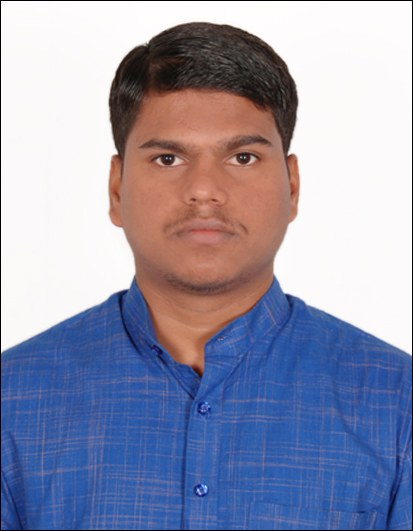
%> input picture ml assignment/assignment3/22126007.jpg, 413 x 531 px
$ octave quest10.m   (GNU Octave 9; MATLAB toolbox functions it lacks are replaced by stand-ins)
%> lines starting %> are read from the running program, lines starting %| are printed output that depends on the picture
img=imread("22126007.jpg");
%> img is the input picture: size 531x413x3 uint8; mean R, G, B 148.9, 150.8, 174.3
original_size=size(img);
%> original_size = [531 413 3]
figure;
imshow(img);
title('fig1');

scaleFactor=0.5;
B=imresize(img,scaleFactor);
figure;
imshow(B);
title('fig2');

G=rgb2gray(img);
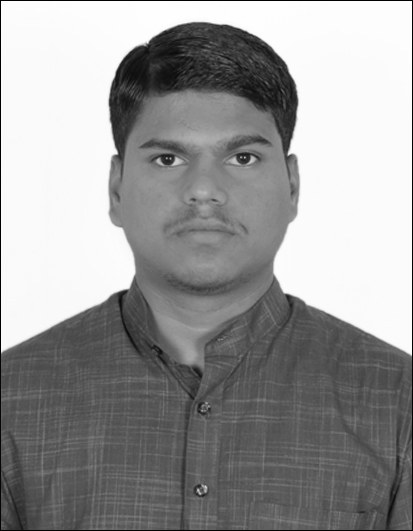
%> G: size 531x413 uint8; min 0, max 255, mean 153
figure;
imshow(G);
title('fig3');

[rows,cols]=size(G);
%> rows = 531; cols = 413
A=reshape(G,1,rows*cols);
figure;
imshow(A);
title('fig4');

RGB = ind2rgb(G,jet(256));
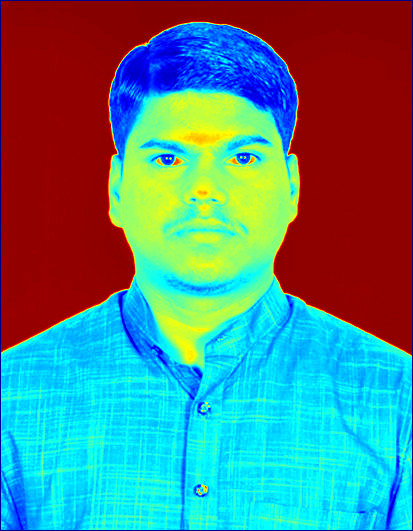
%> RGB: size 531x413x3 double; mean R, G, B 0.316, 0.515, 0.516
figure;
imshow(RGB);
title('fig5');
